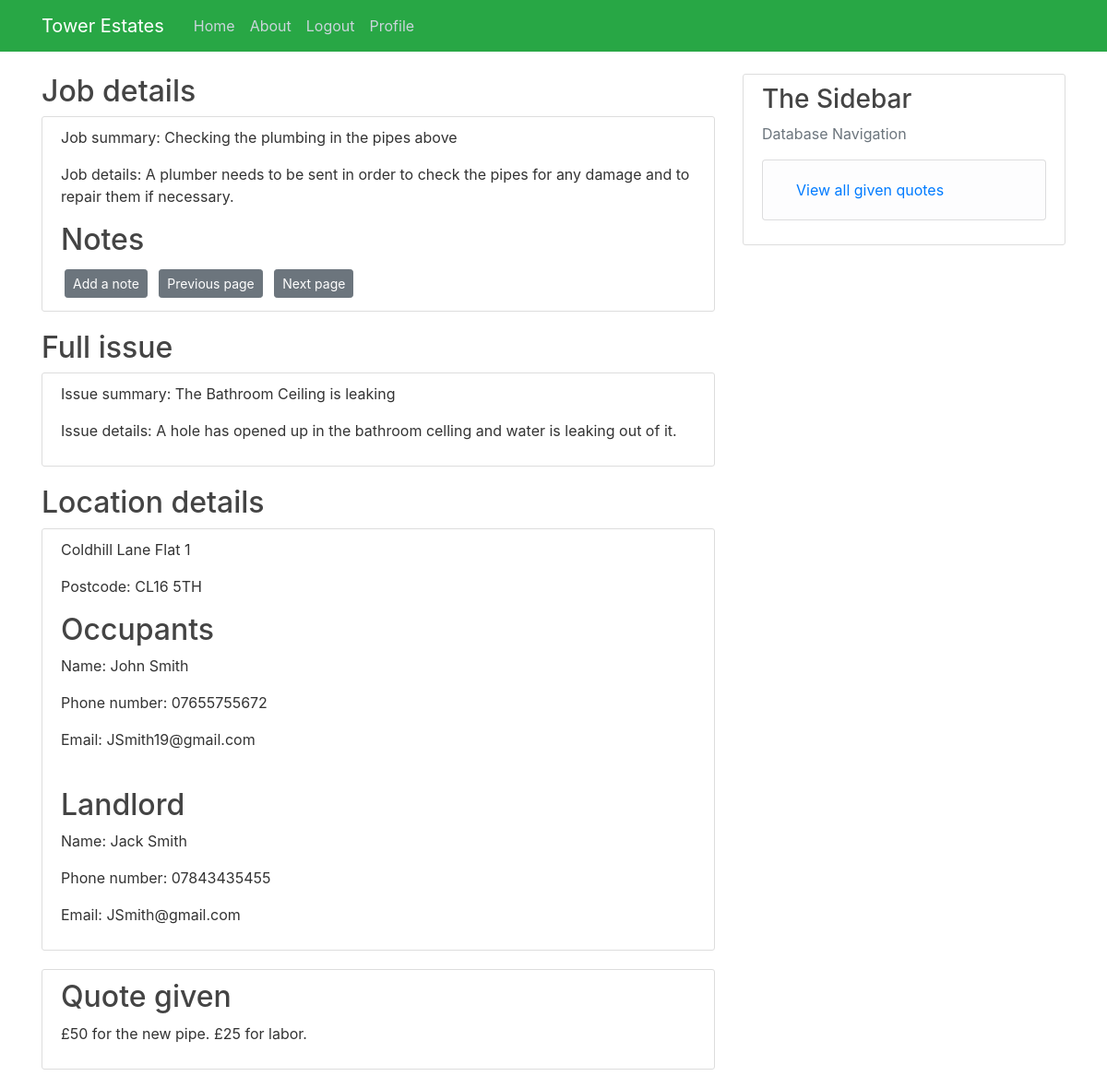
Page /contractor_job/1 (signed in) on the committed database.
### Tower/models.py (models this page shows, shortened)
class Jobs(db.Model):
    job_id = db.Column(db.Integer, primary_key=True)
    summary = db.Column(db.String(100), nullable=False)
    content = db.Column(db.String(500), nullable=False)
    opened = db.Column(db.DateTime, nullable=False, default=datetime.utcnow())
    closed = db.Column(db.Boolean, default=False)
    issue = db.Column(db.Integer, db.ForeignKey("issue.issue_id"), nullable=False)
    quotes = db.relationship("Quotes", backref="Jobs", lazy=True, cascade="all, delete-orphan")
    notes = db.relationship("Jobs_Notes", backref="Jobs", lazy=True, cascade="all, delete-orphan")

class Issue(db.Model):
    issue_id = db.Column(db.Integer, primary_key=True)
    summary = db.Column(db.String(100), nullable=False)
    content = db.Column(db.String(500), nullable=False)
    approved = db.Column(db.Boolean, default=False)
    opened = db.Column(db.DateTime, nullable=False, default=datetime.utcnow())
    closed = db.Column(db.Boolean, default=False)
    property_id = db.Column(db.Integer, db.ForeignKey("properties.property_id"), nullable=False)
    jobs = db.relationship("Jobs", backref="Issue", lazy=True, cascade="all, delete-orphan")
    notes = db.relationship("Issue_Notes", backref="Issue", lazy=True, cascade="all, delete-orphan")

class Properties(db.Model):
    property_id = db.Column(db.Integer, primary_key=True)
    address_line_1 = db.Column(db.String(35), nullable=False)
    address_line_2 = db.Column(db.String(20), nullable=True, default=" ")
    postcode = db.Column(db.String(10), nullable=False)
    landlord_id = db.Column(db.Integer, db.ForeignKey("user.user_id"), nullable=False)
    issue = db.relationship("Issue",cascade="all, delete-orphan", backref="Properties", lazy=True)

class User(db.Model, UserMixin):
    user_id = db.Column(db.Integer, primary_key=True)
    name = db.Column(db.String(55), nullable=False)
    phone_number= db.Column(db.String(15), nullable=False)
    role= db.Column(db.String(12), nullable=False)
    email = db.Column(db.String(120), unique=True, nullable=False)
    business= db.Column(db.String(150), nullable=True)
    password = db.Column(db.String(64), nullable=False)
    properties = db.relationship("Properties",cascade="all, delete-orphan" ,backref="User", lazy=True)
    occupants = db.relationship("Tenancies", backref="User", secondary=occupants, lazy=True)
    contractor = db.relationship("Quotes", cascade="all, delete-orphan",backref="User", lazy=True)

class Quotes(db.Model):
    quote_id = db.Column(db.Integer, primary_key=True)
    created = db.Column(db.DateTime, default=datetime.utcnow)
    content = db.Column(db.String(500), nullable=False)
    chosen = db.Column(db.Boolean, default=False)
    job = db.Column(db.Integer, db.ForeignKey("jobs.job_id"), nullable=False)
    contractor = db.Column(db.Integer, db.ForeignKey("user.user_id"), nullable=False)

### Tower/routes.py (the view)
@app.route("/contractor_job/<int:job_id>")
@login_required
def contractor_job(job_id):
    page = request.args.get("page", 1, type=int)
    quote = db.session.query(Quotes).filter_by(job = job_id).first()
    job = db.session.query(Jobs).filter_by(job_id = job_id).first()
    issue= db.session.query(Issue).filter_by(issue_id = job.issue).first()
    location = db.session.query(Properties).filter_by(property_id = issue.property_id).first()
    landlord = db.session.query(User).filter_by(user_id = location.landlord_id).first()
    job_notes= db.session.query(Jobs_Notes).filter(Jobs_Notes.job == job.job_id)
    notes = job_notes.paginate(page, per_page=5)
    next_url = url_for("contractor_job", page=notes.next_num) \
        if notes.has_next else None
    prev_url = url_for("contractor_job", page=notes.prev_num) \
        if notes.has_prev else None
    occupants = db.session.query(User, Tenancies).outerjoin(Tenancies.occupants).filter(Tenancies.property_id == location.property_id)
    return render_template("contractor_job.html", quote=quote, job=job, location=location, issue=issue,
                           landlord=landlord, occupants=occupants, title="Job", next_url=next_url, prev_url=prev_url,
                           notes=notes)

### Tower/models.py (called while the page is built)
@login_manager.user_loader
def load_user(user_id):
    return User.query.get(int(user_id))

### Tower/templates/contractor_job.html (shortened to what this page needs)
{% extends "layout.html" %}
{% block content %}
<div class="article-title">
    <h2>Job details</h2>
</div>
<div class="content-section">
    <p>Job summary: {{job.summary}}</p>
    <p>Job details: {{job.content}}</p>
    <h2 class="article-title"> Notes</h2>
    <a class="btn btn-secondary btn-sm m-1" href=" {{url_for('add_job_note', job_id = job.job_id)}}">Add a note</a>
    <a class="btn btn-secondary btn-sm m-1" href=" {{prev_url}}">Previous page</a>
    <a class="btn btn-secondary btn-sm m-1" href=" {{next_url}}">Next page</a>
</div>
<div class="article-title">
    <h2>Full issue</h2>
</div>
<div class="content-section">
    <p>Issue summary: {{issue.summary}}</p>
    <p>Issue details: {{issue.content}}</p>
</div>
<div class="article-title">
    <h2>Location details</h2>
</div>
<div class="content-section">
    <p>{{location.address_line_1}} {{location.address_line_2}}</p>
    <p>Postcode: {{location.postcode}} </p>
    <h2 class="article-title">Occupants</h2>
    {%for tenants in occupants%}
    <p>Name: {{tenants.User.name}}</p>
    <p>Phone number: {{tenants.User.phone_number}}</p>
    <p>Email: {{tenants.User.email}}</p>
    <br>
    {%endfor%}
    <h2 class="article-title">Landlord</h2>
    <p>Name: {{landlord.name}}</p>
    <p>Phone number: {{landlord.phone_number}}</p>
    <p>Email: {{landlord.email}}</p>
</div>
<div class="content-section">
    <h2> Quote given</h2>
    <p>{{quote.content}}</p>
</div>
{% endblock content %}

### Tower/templates/layout.html (shortened to what this page needs)
<!DOCTYPE html>
<html lang="en">
<head>
    <link rel="stylesheet" href="https://stackpath.bootstrapcdn.com/bootstrap/4.5.2/css/bootstrap.min.css"
>
    <link rel="stylesheet" type="text/css" href="{{url_for('static', filename='main.css') }}">
</head>
<body>
<header class="site-header">
    <nav class="navbar navbar-expand-md navbar-dark bg-success fixed-top">
        <div class="container">
            <a class="navbar-brand mr-4" href="/">Tower Estates</a>
            <div class="collapse navbar-collapse" id="navbarToggle">
                <div class="navbar-nav mr-auto">
                    <a class="nav-item nav-link" href="{{ url_for('home') }}">Home</a>
                    <a class="nav-item nav-link" href="{{ url_for('about') }}">About</a>
                    {% if current_user.is_authenticated %}
                    <a class="nav item nav-link" href="{{ url_for('logout') }}">Logout</a>
                    {% else %}
                    <a class="nav-item nav-link" href="{{ url_for('login') }}">Login</a>
                    {% endif %}
                    {% if current_user.role == ('Contractor') %}
                    <a class="nav-item nav-link" href="{{ url_for('Contractor', user_id = current_user.user_id)}}">Profile</a>
                    {% endif %}
                </div>
            </div>
        </div>
    </nav>
</header>
<main role="main" class="container">
    <div class="row">
        <div class="col-md-8">
            {% block content %}{% endblock %}
        </div>
        {% if current_user.is_authenticated %}
        <div class="col-md-4">
            <div class="content-section">
                <h3>The Sidebar</h3>
                <p class='text-muted'> Database Navigation
                <ul class="list-group">
                    {% if current_user.role == ('Admin') %}
                    <li class="list-group-item list-group-item-light"><a class="nav-item nav-link"
                                                                         href="{{ url_for('search_users') }}">Search
                        Users</a></li>
                    <li class="list-group-item list-group-item-light"><a class="nav-item nav-link"
                                                                         href="{{ url_for('register') }}">Register a New
                        User</a></li>
                    <li class="list-group-item list-group-item-light"><a class="nav-item nav-link"
                                                                         href="{{ url_for('new_property') }}">New
                        Property</a></li>
                    <li class="list-group-item list-group-item-light"><a class="nav-item nav-link"
                                                                         href="{{ url_for('new_tenancy') }}">New
                        Tenancy</a></li>
                    <li class="list-group-item list-group-item-light"><a class="nav-item nav-link"
                                                                         href="{{ url_for('add_tenant') }}"> Add A
                        Tenant to a Tenancy</a></li>
                    <li class="list-group-item list-group-item-light"><a class="nav-item nav-link"
                                                                         href="{{url_for('search_properties') }}">
                        Search Properties</a></li>
                    <li class="list-group-item list-group-item-light"><a class="nav-item nav-link"
                                                                         href="{{ url_for('all_issues') }}">
                        View all open issues</a></li>
                    <li class="list-group-item list-group-item-light"><a class="nav-item nav-link"
                                                                         href="{{ url_for('all_users') }}">
                        View all users</a></li>
                    {%elif current_user.role == ('Landlord') %}
                <li class="list-group-item list-group-item-light"><a class<a class="nav-item nav-link" href="{{url_for('Landlord_issues')}}"> View all issues</a></li>
                    {%elif current_user.role == ('Contractor')%}
                <li class="list-group-item list-group-item-light"><a class<a class="nav-item nav-link" href="{{url_for('contractor_all_quotes', user_id = current_user.user_id)}}"> View all given quotes</a></li>
                    {%endif%}
                </ul>
                </p>
            </div>
        {%endif%}
        </div>
    </div>
</main>
</body>
</html>

### Tower/Static/main.css (style rules this page uses)
body { background: #ffffff; color: #333333; margin-top: 5rem; }
h1, h2, h3, h4, h5, h6 { color: #444444; }
.site-header .navbar-nav .nav-link { color: #cbd5db; }
.content-section { background: #ffffff; padding: 10px 20px; border: 1px solid #dddddd; border-radius: 3px; margin-bottom: 20px; }
.article-title { color: #444444; }

### rows in the picture
Jobs: summary "Checking the plumbing in the pipes above", content "A plumber needs to be sent in order to check the pipes for any damage and to repair them if necessary."
Issue: summary "The Bathroom Ceiling is leaking", content "A hole has opened up in the bathroom celling and water is leaking out of it."
Properties: address_line_1 "Coldhill Lane", address_line_2 "Flat 1", postcode "CL16 5TH"
User: User.name "John Smith", User.phone_number "07655755672", User.email "JSmith19@gmail.com"
User: name "Jack Smith", phone_number "07843435455", email "JSmith@gmail.com"
Quotes: content "£50 for the new pipe. £25 for labor."
